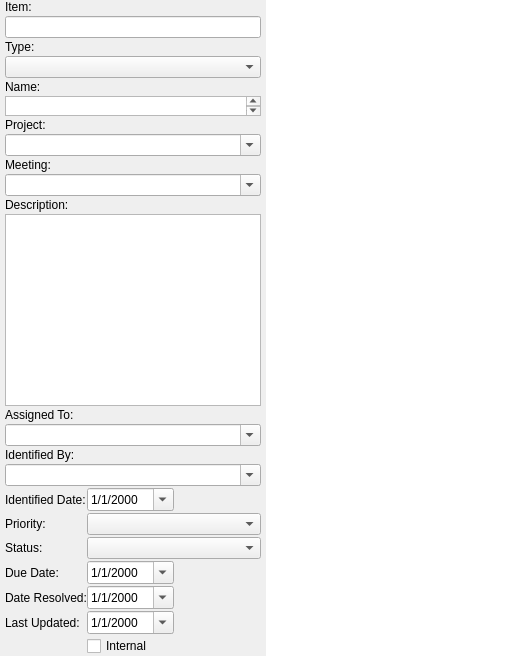
      <widget class="ItemDetailsPage" name="pageItemDetails">
       <property name="sizePolicy">
        <sizepolicy hsizetype="Expanding" vsizetype="Preferred">
         <horstretch>0</horstretch>
         <verstretch>0</verstretch>
        </sizepolicy>
       </property>
       <layout class="QVBoxLayout" name="verticalLayout_12">
        <property name="spacing">
         <number>0</number>
        </property>
        <property name="leftMargin">
         <number>0</number>
        </property>
        <property name="topMargin">
         <number>0</number>
        </property>
        <property name="rightMargin">
         <number>0</number>
        </property>
        <property name="bottomMargin">
         <number>0</number>
        </property>
        <item>
         <layout class="QHBoxLayout" name="horizontalLayoutDetailsAndNotes">
          <property name="spacing">
           <number>0</number>
          </property>
          <property name="topMargin">
           <number>0</number>
          </property>
          <item>
           <layout class="QVBoxLayout" name="verticalLayoutItemDetails">
            <property name="spacing">
             <number>2</number>
            </property>
            <property name="sizeConstraint">
             <enum>QLayout::SizeConstraint::SetDefaultConstraint</enum>
            </property>
            <property name="leftMargin">
             <number>5</number>
            </property>
            <property name="rightMargin">
             <number>5</number>
            </property>
            <item>
             <widget class="QLabel" name="labelItem">
              <property name="text">
               <string>Item:</string>
              </property>
             </widget>
            </item>
            <item>
             <widget class="QLineEdit" name="lineEditItemNumber">
              <property name="readOnly">
               <bool>false</bool>
              </property>
             </widget>
            </item>
            <item>
             <widget class="QLabel" name="labelType">
              <property name="text">
               <string>Type:</string>
              </property>
             </widget>
            </item>
            <item>
             <widget class="ComboBox" name="comboBoxType">
              <property name="editable">
               <bool>false</bool>
              </property>
              <property name="frame">
               <bool>true</bool>
              </property>
             </widget>
            </item>
            <item>
             <widget class="QLabel" name="labelName">
              <property name="text">
               <string>Name:</string>
              </property>
             </widget>
            </item>
            <item>
             <widget class="PlainTextEdit" name="plainTextEditName">
              <property name="sizePolicy">
               <sizepolicy hsizetype="Expanding" vsizetype="Fixed">
                <horstretch>0</horstretch>
                <verstretch>0</verstretch>
               </sizepolicy>
              </property>
              <property name="maximumSize">
               <size>
                <width>16777215</width>
                <height>20</height>
               </size>
              </property>
              <property name="sizeAdjustPolicy">
               <enum>QAbstractScrollArea::SizeAdjustPolicy::AdjustIgnored</enum>
              </property>
              <property name="tabChangesFocus">
               <bool>true</bool>
              </property>
              <property name="frame" stdset="0">
               <bool>true</bool>
              </property>
             </widget>
            </item>
            <item>
             <widget class="QLabel" name="labelProject">
              <property name="text">
               <string>Project:</string>
              </property>
             </widget>
            </item>
            <item>
             <widget class="ComboBox" name="comboBoxProject">
              <property name="editable">
               <bool>true</bool>
              </property>
              <property name="frame">
               <bool>true</bool>
              </property>
             </widget>
            </item>
            <item>
             <widget class="QLabel" name="labelMeeting">
              <property name="text">
               <string>Meeting:</string>
              </property>
             </widget>
            </item>
            <item>
             <widget class="ComboBox" name="comboBoxMeeting">
              <property name="editable">
               <bool>true</bool>
              </property>
              <property name="frame">
               <bool>true</bool>
              </property>
             </widget>
            </item>
            <item>
             <widget class="QLabel" name="labelItemDescription">
              <property name="text">
               <string>Description:</string>
              </property>
             </widget>
            </item>
            <item>
             <widget class="PlainTextEdit" name="plainTextEditDescription"/>
            </item>
            <item>
             <widget class="QLabel" name="labelAssignedTo">
              <property name="text">
               <string>Assigned To:</string>
              </property>
             </widget>
            </item>
            <item>
             <widget class="ComboBox" name="comboBoxAssignedTo">
              <property name="editable">
               <bool>true</bool>
              </property>
              <property name="frame">
               <bool>true</bool>
              </property>
             </widget>
            </item>
            <item>
             <widget class="QLabel" name="labelIdentifiedBy">
              <property name="text">
               <string>Identified By:</string>
              </property>
             </widget>
            </item>
            <item>
             <widget class="ComboBox" name="comboBoxIdentifiedBy">
              <property name="editable">
               <bool>true</bool>
              </property>
              <property name="frame">
               <bool>true</bool>
              </property>
             </widget>
            </item>
            <item>
             <layout class="QFormLayout" name="formLayoutDatesAndStatus">
              <property name="fieldGrowthPolicy">
               <enum>QFormLayout::FieldGrowthPolicy::ExpandingFieldsGrow</enum>
              </property>
              <property name="horizontalSpacing">
               <number>0</number>
              </property>
              <property name="verticalSpacing">
               <number>2</number>
              </property>
              <item row="0" column="0">
               <widget class="QLabel" name="labelIdentifiedDate">
                <property name="text">
                 <string>Identified Date:</string>
                </property>
               </widget>
              </item>
              <item row="0" column="1">
               <widget class="DateEditEx" name="dateEditIdentifiedDate">
                <property name="sizePolicy">
                 <sizepolicy hsizetype="Preferred" vsizetype="Fixed">
                  <horstretch>0</horstretch>
                  <verstretch>0</verstretch>
                 </sizepolicy>
                </property>
                <property name="displayFormat">
                 <string>M/d/yyyy</string>
                </property>
                <property name="calendarPopup">
                 <bool>true</bool>
                </property>
               </widget>
              </item>
              <item row="1" column="0">
               <widget class="QLabel" name="labelPriority">
                <property name="text">
                 <string>Priority:</string>
                </property>
               </widget>
              </item>
              <item row="1" column="1">
               <widget class="ComboBox" name="comboBoxPriority">
                <property name="sizePolicy">
                 <sizepolicy hsizetype="Expanding" vsizetype="Fixed">
                  <horstretch>0</horstretch>
                  <verstretch>0</verstretch>
                 </sizepolicy>
                </property>
                <property name="editable">
                 <bool>false</bool>
                </property>
                <property name="frame">
                 <bool>true</bool>
                </property>
               </widget>
              </item>
              <item row="2" column="0">
               <widget class="QLabel" name="labelStatus">
                <property name="text">
                 <string>Status:</string>
                </property>
               </widget>
              </item>
              <item row="2" column="1">
               <widget class="ComboBox" name="comboBoxStatus">
                <property name="sizePolicy">
                 <sizepolicy hsizetype="Expanding" vsizetype="Fixed">
                  <horstretch>0</horstretch>
                  <verstretch>0</verstretch>
                 </sizepolicy>
                </property>
                <property name="frame">
                 <bool>true</bool>
                </property>
               </widget>
              </item>
              <item row="3" column="0">
               <widget class="QLabel" name="labelDueDate">
                <property name="text">
                 <string>Due Date:</string>
                </property>
               </widget>
              </item>
              <item row="3" column="1">
               <widget class="DateEditEx" name="dateEditDueDate">
                <property name="sizePolicy">
                 <sizepolicy hsizetype="Preferred" vsizetype="Fixed">
                  <horstretch>0</horstretch>
                  <verstretch>0</verstretch>
                 </sizepolicy>
                </property>
                <property name="frame">
                 <bool>true</bool>
                </property>
                <property name="displayFormat">
                 <string>M/d/yyyy</string>
                </property>
                <property name="calendarPopup">
                 <bool>true</bool>
                </property>
               </widget>
              </item>
              <item row="4" column="0">
               <widget class="QLabel" name="labelDateResolved">
                <property name="text">
                 <string>Date Resolved:</string>
                </property>
               </widget>
              </item>
              <item row="4" column="1">
               <widget class="DateEditEx" name="dateEditDateResolved">
                <property name="sizePolicy">
                 <sizepolicy hsizetype="Preferred" vsizetype="Fixed">
                  <horstretch>0</horstretch>
                  <verstretch>0</verstretch>
                 </sizepolicy>
                </property>
                <property name="frame">
                 <bool>true</bool>
                </property>
                <property name="displayFormat">
                 <string>M/d/yyyy</string>
                </property>
                <property name="calendarPopup">
                 <bool>true</bool>
                </property>
               </widget>
              </item>
              <item row="5" column="0">
               <widget class="QLabel" name="labelLastUpdated">
                <property name="text">
                 <string>Last Updated:</string>
                </property>
               </widget>
              </item>
              <item row="5" column="1">
               <widget class="DateEditEx" name="dateEditLastUpdated">
                <property name="sizePolicy">
                 <sizepolicy hsizetype="Preferred" vsizetype="Fixed">
                  <horstretch>0</horstretch>
                  <verstretch>0</verstretch>
                 </sizepolicy>
                </property>
                <property name="frame">
                 <bool>true</bool>
                </property>
                <property name="displayFormat">
                 <string>M/d/yyyy</string>
                </property>
                <property name="calendarPopup">
                 <bool>true</bool>
                </property>
               </widget>
              </item>
              <item row="6" column="1">
               <widget class="QCheckBox" name="checkBoxInternal">
                <property name="text">
                 <string>Internal</string>
                </property>
               </widget>
              </item>
             </layout>
            </item>
           </layout>
          </item>
          <item>
           <widget class="TrackerItemCommentsView" name="tableViewComments">
            <property name="frameShape">
             <enum>QFrame::Shape::NoFrame</enum>
            </property>
            <property name="editTriggers">
             <set>QAbstractItemView::EditTrigger::AnyKeyPressed|QAbstractItemView::EditTrigger::DoubleClicked|QAbstractItemView::EditTrigger::EditKeyPressed|QAbstractItemView::EditTrigger::SelectedClicked</set>
            </property>
           </widget>
          </item>
         </layout>
        </item>
       </layout>
      </widget>
